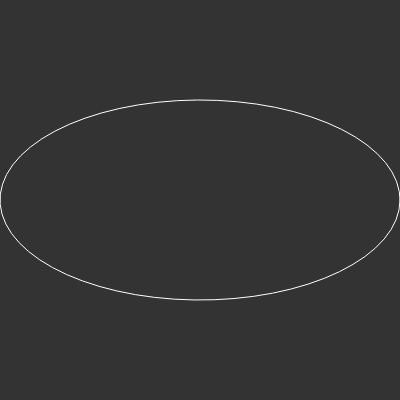
Frame 1 (no input)
Frame 60 (no input): identical to frame 1, image omitted
Frame 120 (the mouse pressed at the canvas centre since frame 60): identical to frame 1, image omitted

The p5.js sketch that drew this single still picture (run headless with seeded random() and noise() and a simulated clock; from frame 60 on, the mouse is pressed at the canvas centre):

// p5.js sketch
// ── sketch.js
// Coding Challenge #19
// Superellipse
// Written by Jake Everhart, challenge given by Daniel Shiffman

// user interaction slider
let slider;

function setup() {
	createCanvas(400, 400);
	slider = createSlider(0, 10, 2, 0.01);
}

function draw() {
	background(51);

	let a = 200;
	let b = 100;
	let n = slider.value();
	stroke(255);
	noFill();
	translate(width / 2, height / 2);

	// create shape from slider value
	beginShape();

	for (let angle = 0; angle < TWO_PI; angle += 0.1) {
		let na = 2 / n;
		let x = pow(abs(cos(angle)), na) * a * Math.sign(cos(angle));
		let y = pow(abs(sin(angle)), na) * b * Math.sign(sin(angle));

		vertex(x, y);
	}

	endShape(CLOSE);
}
